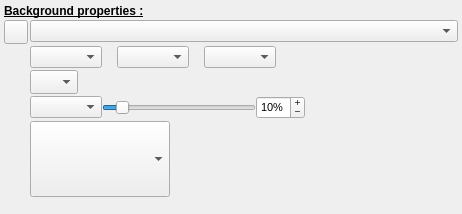
         <widget class="QWidget" name="scrollAreaWidgetContents">
          <property name="geometry">
           <rect>
            <x>0</x>
            <y>0</y>
            <width>462</width>
            <height>214</height>
           </rect>
          </property>
          <layout class="QFormLayout" name="formLayout">
           <property name="fieldGrowthPolicy">
            <enum>QFormLayout::AllNonFixedFieldsGrow</enum>
           </property>
           <property name="horizontalSpacing">
            <number>2</number>
           </property>
           <property name="verticalSpacing">
            <number>2</number>
           </property>
           <property name="margin">
            <number>4</number>
           </property>
           <item row="0" column="0" colspan="2">
            <widget class="QLabel" name="label_2">
             <property name="font">
              <font>
               <weight>75</weight>
               <bold>true</bold>
               <underline>true</underline>
              </font>
             </property>
             <property name="text">
              <string>Background properties :</string>
             </property>
            </widget>
           </item>
           <item row="1" column="0">
            <widget class="QToolButton" name="BackgroundStyleBT">
             <property name="minimumSize">
              <size>
               <width>24</width>
               <height>24</height>
              </size>
             </property>
             <property name="maximumSize">
              <size>
               <width>24</width>
               <height>24</height>
              </size>
             </property>
             <property name="text">
              <string notr="true"/>
             </property>
             <property name="icon">
              <iconset resource="../../../RSCffDiaporama.qrc">
               <normaloff>:/img/db_menu.png</normaloff>:/img/db_menu.png</iconset>
             </property>
             <property name="arrowType">
              <enum>Qt::NoArrow</enum>
             </property>
            </widget>
           </item>
           <item row="1" column="1">
            <widget class="QComboBox" name="BrushTypeCombo">
             <property name="sizePolicy">
              <sizepolicy hsizetype="Preferred" vsizetype="Fixed">
               <horstretch>0</horstretch>
               <verstretch>0</verstretch>
              </sizepolicy>
             </property>
             <property name="toolTip">
              <string>Define the background brush type for the shape</string>
             </property>
            </widget>
           </item>
           <item row="2" column="0">
            <widget class="QLabel" name="ColorLabel1">
             <property name="sizePolicy">
              <sizepolicy hsizetype="Fixed" vsizetype="Fixed">
               <horstretch>0</horstretch>
               <verstretch>0</verstretch>
              </sizepolicy>
             </property>
             <property name="text">
              <string notr="true"/>
             </property>
             <property name="pixmap">
              <pixmap resource="../../../RSCffDiaporama.qrc">:/img/color.png</pixmap>
             </property>
             <property name="alignment">
              <set>Qt::AlignRight|Qt::AlignTrailing|Qt::AlignVCenter</set>
             </property>
            </widget>
           </item>
           <item row="2" column="1">
            <layout class="QHBoxLayout" name="horizontalLayout_3">
             <property name="spacing">
              <number>0</number>
             </property>
             <property name="margin">
              <number>0</number>
             </property>
             <item>
              <widget class="cCColorComboBox" name="FirstColorCombo">
               <property name="sizePolicy">
                <sizepolicy hsizetype="Preferred" vsizetype="Fixed">
                 <horstretch>0</horstretch>
                 <verstretch>0</verstretch>
                </sizepolicy>
               </property>
               <property name="toolTip">
                <string>Define the color (or first color for a gradient brush)</string>
               </property>
              </widget>
             </item>
             <item>
              <widget class="QLabel" name="ColorLabel_1">
               <property name="minimumSize">
                <size>
                 <width>15</width>
                 <height>0</height>
                </size>
               </property>
               <property name="maximumSize">
                <size>
                 <width>15</width>
                 <height>16777215</height>
                </size>
               </property>
               <property name="text">
                <string notr="true"/>
               </property>
              </widget>
             </item>
             <item>
              <widget class="cCColorComboBox" name="FinalColorCombo">
               <property name="sizePolicy">
                <sizepolicy hsizetype="Preferred" vsizetype="Fixed">
                 <horstretch>0</horstretch>
                 <verstretch>0</verstretch>
                </sizepolicy>
               </property>
               <property name="toolTip">
                <string>Define the second gradient brush color </string>
               </property>
              </widget>
             </item>
             <item>
              <widget class="QLabel" name="ColorLabel_2">
               <property name="minimumSize">
                <size>
                 <width>15</width>
                 <height>0</height>
                </size>
               </property>
               <property name="maximumSize">
                <size>
                 <width>15</width>
                 <height>16777215</height>
                </size>
               </property>
               <property name="text">
                <string notr="true"/>
               </property>
              </widget>
             </item>
             <item>
              <widget class="cCColorComboBox" name="IntermColorCombo">
               <property name="sizePolicy">
                <sizepolicy hsizetype="Preferred" vsizetype="Fixed">
                 <horstretch>0</horstretch>
                 <verstretch>0</verstretch>
                </sizepolicy>
               </property>
               <property name="toolTip">
                <string>Define the third gradient brush color </string>
               </property>
              </widget>
             </item>
             <item>
              <widget class="QLabel" name="ColorLabel2">
               <property name="sizePolicy">
                <sizepolicy hsizetype="Expanding" vsizetype="Preferred">
                 <horstretch>0</horstretch>
                 <verstretch>0</verstretch>
                </sizepolicy>
               </property>
               <property name="text">
                <string notr="true"/>
               </property>
              </widget>
             </item>
            </layout>
           </item>
           <item row="3" column="0">
            <widget class="QLabel" name="PatternLabel">
             <property name="sizePolicy">
              <sizepolicy hsizetype="Fixed" vsizetype="Fixed">
               <horstretch>0</horstretch>
               <verstretch>0</verstretch>
              </sizepolicy>
             </property>
             <property name="text">
              <string notr="true"/>
             </property>
             <property name="pixmap">
              <pixmap resource="../../../RSCffDiaporama.qrc">:/img/pattern_fill.png</pixmap>
             </property>
             <property name="alignment">
              <set>Qt::AlignRight|Qt::AlignTrailing|Qt::AlignVCenter</set>
             </property>
            </widget>
           </item>
           <item row="3" column="1">
            <widget class="cCBrushComboBox" name="PatternBrushCombo">
             <property name="sizePolicy">
              <sizepolicy hsizetype="Fixed" vsizetype="Fixed">
               <horstretch>0</horstretch>
               <verstretch>0</verstretch>
              </sizepolicy>
             </property>
             <property name="minimumSize">
              <size>
               <width>48</width>
               <height>24</height>
              </size>
             </property>
             <property name="maximumSize">
              <size>
               <width>48</width>
               <height>24</height>
              </size>
             </property>
             <property name="toolTip">
              <string>Select the pattern</string>
             </property>
             <property name="editable">
              <bool>false</bool>
             </property>
             <property name="iconSize">
              <size>
               <width>64</width>
               <height>16</height>
              </size>
             </property>
            </widget>
           </item>
           <item row="4" column="0">
            <widget class="QLabel" name="IntermPosLabel">
             <property name="sizePolicy">
              <sizepolicy hsizetype="Fixed" vsizetype="Fixed">
               <horstretch>0</horstretch>
               <verstretch>0</verstretch>
              </sizepolicy>
             </property>
             <property name="text">
              <string notr="true"/>
             </property>
             <property name="pixmap">
              <pixmap resource="../../../RSCffDiaporama.qrc">:/img/Distance.png</pixmap>
             </property>
             <property name="alignment">
              <set>Qt::AlignRight|Qt::AlignTrailing|Qt::AlignVCenter</set>
             </property>
            </widget>
           </item>
           <item row="4" column="1">
            <layout class="QHBoxLayout" name="horizontalLayout_14">
             <property name="spacing">
              <number>0</number>
             </property>
             <property name="margin">
              <number>0</number>
             </property>
             <item>
              <widget class="cCGrdOrientationComboBox" name="OrientationCombo">
               <property name="sizePolicy">
                <sizepolicy hsizetype="Preferred" vsizetype="Fixed">
                 <horstretch>0</horstretch>
                 <verstretch>0</verstretch>
                </sizepolicy>
               </property>
               <property name="toolTip">
                <string>Define orientation of the gradient brush</string>
               </property>
               <property name="iconSize">
                <size>
                 <width>64</width>
                 <height>16</height>
                </size>
               </property>
              </widget>
             </item>
             <item>
              <widget class="QSlider" name="IntermPosSlider">
               <property name="sizePolicy">
                <sizepolicy hsizetype="Expanding" vsizetype="Fixed">
                 <horstretch>0</horstretch>
                 <verstretch>0</verstretch>
                </sizepolicy>
               </property>
               <property name="toolTip">
                <string>Define position of the second color in the gradient brush</string>
               </property>
               <property name="minimum">
                <number>1</number>
               </property>
               <property name="value">
                <number>10</number>
               </property>
               <property name="orientation">
                <enum>Qt::Horizontal</enum>
               </property>
              </widget>
             </item>
             <item>
              <widget class="QSpinBox" name="IntermPosED">
               <property name="sizePolicy">
                <sizepolicy hsizetype="Preferred" vsizetype="Fixed">
                 <horstretch>0</horstretch>
                 <verstretch>0</verstretch>
                </sizepolicy>
               </property>
               <property name="font">
                <font>
                 <pointsize>8</pointsize>
                </font>
               </property>
               <property name="toolTip">
                <string>Define position of the second color in the gradient brush</string>
               </property>
               <property name="buttonSymbols">
                <enum>QAbstractSpinBox::PlusMinus</enum>
               </property>
               <property name="suffix">
                <string notr="true">%</string>
               </property>
               <property name="minimum">
                <number>1</number>
               </property>
               <property name="value">
                <number>10</number>
               </property>
              </widget>
             </item>
             <item>
              <widget class="QLabel" name="OrientationSpacer">
               <property name="sizePolicy">
                <sizepolicy hsizetype="Expanding" vsizetype="Preferred">
                 <horstretch>0</horstretch>
                 <verstretch>0</verstretch>
                </sizepolicy>
               </property>
               <property name="text">
                <string notr="true"/>
               </property>
              </widget>
             </item>
            </layout>
           </item>
           <item row="5" column="0">
            <layout class="QVBoxLayout" name="verticalLayout_2">
             <property name="spacing">
              <number>0</number>
             </property>
             <property name="margin">
              <number>0</number>
             </property>
             <item>
              <widget class="QLabel" name="ImageLibraryLabel">
               <property name="sizePolicy">
                <sizepolicy hsizetype="Fixed" vsizetype="Fixed">
                 <horstretch>0</horstretch>
                 <verstretch>0</verstretch>
                </sizepolicy>
               </property>
               <property name="minimumSize">
                <size>
                 <width>24</width>
                 <height>24</height>
                </size>
               </property>
               <property name="maximumSize">
                <size>
                 <width>24</width>
                 <height>24</height>
                </size>
               </property>
               <property name="text">
                <string notr="true"/>
               </property>
               <property name="pixmap">
                <pixmap resource="../../../RSCffDiaporama.qrc">:/img/object_image.png</pixmap>
               </property>
               <property name="scaledContents">
                <bool>true</bool>
               </property>
               <property name="alignment">
                <set>Qt::AlignRight|Qt::AlignTop|Qt::AlignTrailing</set>
               </property>
              </widget>
             </item>
             <item>
              <widget class="QLabel" name="ImageLibraryLabel2">
               <property name="text">
                <string/>
               </property>
              </widget>
             </item>
            </layout>
           </item>
           <item row="5" column="1">
            <widget class="cBackgroundComboBox" name="BackgroundCombo">
             <property name="sizePolicy">
              <sizepolicy hsizetype="Fixed" vsizetype="Fixed">
               <horstretch>0</horstretch>
               <verstretch>0</verstretch>
              </sizepolicy>
             </property>
             <property name="minimumSize">
              <size>
               <width>140</width>
               <height>76</height>
              </size>
             </property>
             <property name="maximumSize">
              <size>
               <width>140</width>
               <height>76</height>
              </size>
             </property>
             <property name="toolTip">
              <string>Select an image among that present in the library</string>
             </property>
            </widget>
           </item>
           <item row="6" column="0">
            <spacer name="verticalSpacer">
             <property name="orientation">
              <enum>Qt::Vertical</enum>
             </property>
             <property name="sizeHint" stdset="0">
              <size>
               <width>20</width>
               <height>0</height>
              </size>
             </property>
            </spacer>
           </item>
          </layout>
         </widget>
